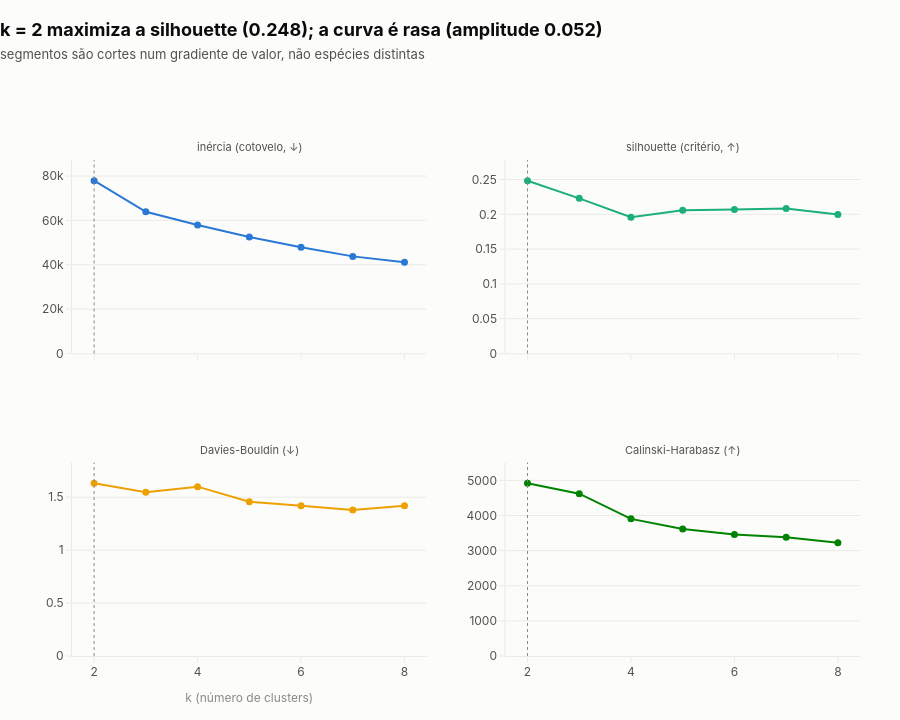

Notebook code cell kept with this figure:
### Code cell
# Os quatro índices lado a lado; a linha marca o k escolhido. Grandezas sem
# unidade comum nunca vão em eixo y duplo — cada painel tem a sua escala.
melhor_sil = scan.loc[scan["silhouette"].idxmax(), "silhouette"]
faixa_sil = scan["silhouette"].max() - scan["silhouette"].min()
ks = scan["k"].tolist()
viz.faceted(
    [
        {"title": "inércia (cotovelo, ↓)", "x": ks, "y": scan["inercia"].tolist()},
        {"title": "silhouette (critério, ↑)", "x": ks, "y": scan["silhouette"].tolist()},
        {"title": "Davies-Bouldin (↓)", "x": ks, "y": scan["davies_bouldin"].tolist()},
        {"title": "Calinski-Harabasz (↑)", "x": ks, "y": scan["calinski_harabasz"].tolist()},
    ],
    kind="line", cols=2, vline=k, xlabel="k (número de clusters)", row_height=320,
    title=f"k = {k} maximiza a silhouette ({melhor_sil:.3f}); a curva é rasa (amplitude {faixa_sil:.3f})",
    subtitle="segmentos são cortes num gradiente de valor, não espécies distintas",
).show()

### Figure 1 — Plotly figure (JSON) as saved in the notebook; plotly's stock layout.template omitted (floating-point values rounded to 4 significant figures)
{"data": [{"hovertemplate": "dia %{x}<br>%{y:,.0f}<extra></extra>", "line": {"color": "#2a78d6", "width": 2}, "marker": {"color": "#2a78d6", "size": 7}, "mode": "lines+markers", "type": "scatter", "x": [2, 3, 4, 5, 6, 7, 8], "xaxis": "x", "y": [77890.0, 63880.0, 57930.0, 52480.0, 47860.0, 43770.0, 41090.0], "yaxis": "y"}, {"hovertemplate": "dia %{x}<br>%{y:,.0f}<extra></extra>", "line": {"color": "#1baf7a", "width": 2}, "marker": {"color": "#1baf7a", "size": 7}, "mode": "lines+markers", "type": "scatter", "x": [2, 3, 4, 5, 6, 7, 8], "xaxis": "x2", "y": [0.2483, 0.2229, 0.1959, 0.2057, 0.2069, 0.2085, 0.1996], "yaxis": "y2"}, {"hovertemplate": "dia %{x}<br>%{y:,.0f}<extra></extra>", "line": {"color": "#eda100", "width": 2}, "marker": {"color": "#eda100", "size": 7}, "mode": "lines+markers", "type": "scatter", "x": [2, 3, 4, 5, 6, 7, 8], "xaxis": "x3", "y": [1.63, 1.546, 1.599, 1.457, 1.418, 1.377, 1.418], "yaxis": "y3"}, {"hovertemplate": "dia %{x}<br>%{y:,.0f}<extra></extra>", "line": {"color": "#008300", "width": 2}, "marker": {"color": "#008300", "size": 7}, "mode": "lines+markers", "type": "scatter", "x": [2, 3, 4, 5, 6, 7, 8], "xaxis": "x4", "y": [4919.0, 4622.0, 3905.0, 3617.0, 3460.0, 3383.0, 3226.0], "yaxis": "y4"}], "layout": {"annotations": [{"font": {"color": "#52514e", "size": 11}, "showarrow": false, "text": "inércia (cotovelo, ↓)", "x": 0.225, "xanchor": "center", "xref": "paper", "y": 1.0, "yanchor": "bottom", "yref": "paper", "yshift": 4}, {"font": {"color": "#52514e", "size": 11}, "showarrow": false, "text": "silhouette (critério, ↑)", "x": 0.775, "xanchor": "center", "xref": "paper", "y": 1.0, "yanchor": "bottom", "yref": "paper", "yshift": 4}, {"font": {"color": "#52514e", "size": 11}, "showarrow": false, "text": "Davies-Bouldin (↓)", "x": 0.225, "xanchor": "center", "xref": "paper", "y": 0.39, "yanchor": "bottom", "yref": "paper", "yshift": 4}, {"font": {"color": "#52514e", "size": 11}, "showarrow": false, "text": "Calinski-Harabasz (↑)", "x": 0.775, "xanchor": "center", "xref": "paper", "y": 0.39, "yanchor": "bottom", "yref": "paper", "yshift": 4}], "height": 720, "margin": {"b": 64, "l": 72, "r": 40, "t": 160}, "shapes": [{"line": {"color": "#8a8983", "dash": "dot", "width": 1}, "type": "line", "x0": 2, "x1": 2, "xref": "x", "y0": 0, "y1": 1, "yref": "y domain"}, {"line": {"color": "#8a8983", "dash": "dot", "width": 1}, "type": "line", "x0": 2, "x1": 2, "xref": "x2", "y0": 0, "y1": 1, "yref": "y2 domain"}, {"line": {"color": "#8a8983", "dash": "dot", "width": 1}, "type": "line", "x0": 2, "x1": 2, "xref": "x3", "y0": 0, "y1": 1, "yref": "y3 domain"}, {"line": {"color": "#8a8983", "dash": "dot", "width": 1}, "type": "line", "x0": 2, "x1": 2, "xref": "x4", "y0": 0, "y1": 1, "yref": "y4 domain"}], "showlegend": false, "title": {"text": "<b>k = 2 maximiza a silhouette (0.248); a curva é rasa (amplitude 0.052)</b><br><span style='font-size:13px;color:#52514e'>segmentos são cortes num gradiente de valor, não espécies distintas</span>"}, "xaxis": {"anchor": "y", "domain": [0.0, 0.45], "matches": "x3", "showticklabels": false, "title": {"text": ""}}, "xaxis2": {"anchor": "y2", "domain": [0.55, 1.0], "matches": "x4", "showticklabels": false, "title": {"text": ""}}, "xaxis3": {"anchor": "y3", "domain": [0.0, 0.45], "title": {"text": "k (número de clusters)"}}, "xaxis4": {"anchor": "y4", "domain": [0.55, 1.0], "title": {"text": ""}}, "yaxis": {"anchor": "x", "domain": [0.61, 1.0], "range": [0, 87230.0]}, "yaxis2": {"anchor": "x2", "domain": [0.61, 1.0], "range": [0, 0.278]}, "yaxis3": {"anchor": "x3", "domain": [0.0, 0.39], "range": [0, 1.826]}, "yaxis4": {"anchor": "x4", "domain": [0.0, 0.39], "range": [0, 5509.0]}}}
